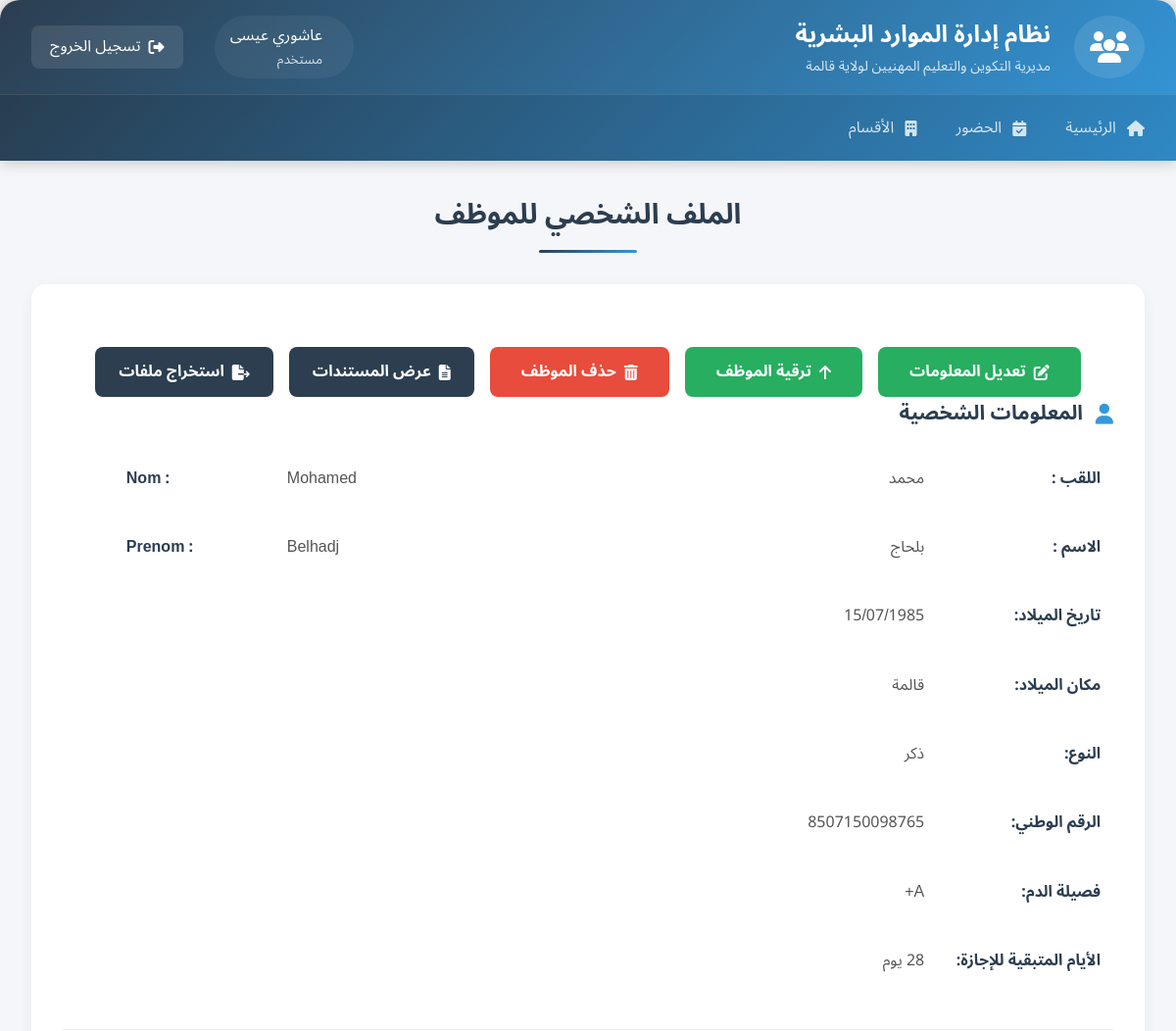
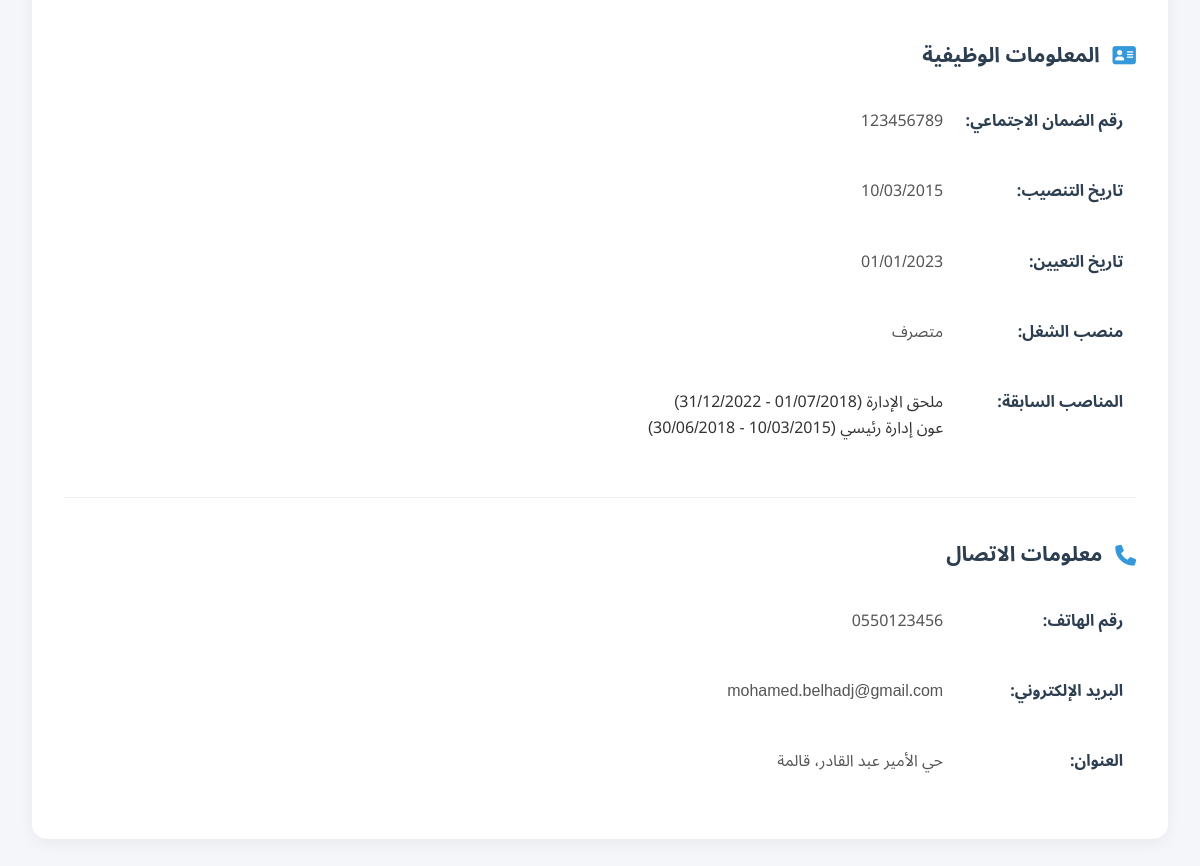
The page /employee.php?id=1 (signed in) on the database its author committed (2 pictures, top to bottom).
### tables this page shows
CREATE TABLE `employees` (
  `employee_id` int(11) NOT NULL,
  `firstname_ar` varchar(100) NOT NULL,
  `lastname_ar` varchar(100) NOT NULL,
  `firstname_en` varchar(100) NOT NULL,
  `lastname_en` varchar(100) NOT NULL,
  `birth_date` date NOT NULL,
  `birth_place` varchar(100) NOT NULL,
  `gender` enum('male','female') NOT NULL COMMENT 'النوع',
  `bloodtype` varchar(20) NOT NULL,
  `national_id` varchar(20) NOT NULL COMMENT 'الرقم الوطني',
  `ssn` int(20) NOT NULL,
  `email` varchar(100) DEFAULT NULL,
  `phone` varchar(20) NOT NULL,
  `address` text DEFAULT NULL COMMENT 'العنوان',
  `position` varchar(50) NOT NULL COMMENT 'المنصب',
  `department_id` int(10) DEFAULT NULL,
  `first_hire_date` date NOT NULL,
  `hire_date` date NOT NULL COMMENT 'تاريخ التعيين',
  `is_active` tinyint(1) DEFAULT 1 COMMENT 'الحالة',
  `vacances_remain_days` int(20) NOT NULL,
  `created_at` timestamp NOT NULL DEFAULT current_timestamp(),
  `updated_at` timestamp NOT NULL DEFAULT current_timestamp() ON UPDATE current_timestamp()
);

CREATE TABLE `employee_previous_positions` (
  `id` int(11) NOT NULL,
  `employee_id` int(11) NOT NULL,
  `position` varchar(100) NOT NULL,
  `department_id` int(11) NOT NULL,
  `start_date` date NOT NULL,
  `end_date` date NOT NULL
);

### employee.php (the view, shortened to what this page needs)
<?php
$pdo = getDBConnection();
$employee_id = isset($_GET['id']) ? intval($_GET['id']) : 0;
try {
    $stmt = $pdo->prepare("SELECT e.*, d.name as department_name
                          FROM employees e
                          LEFT JOIN departments d ON e.department_id = d.department_id
                          WHERE e.employee_id = ?");
    $stmt->execute([$employee_id]);
    $employee = $stmt->fetch(PDO::FETCH_ASSOC);
    $stmt_prev = $pdo->prepare("SELECT p.*, d.name as department_name
                               FROM employee_previous_positions p
                               LEFT JOIN departments d ON p.department_id = d.department_id
                               WHERE p.employee_id = ?
                               ORDER BY p.end_date DESC");
    $stmt_prev->execute([$employee_id]);
    $previous_positions = $stmt_prev->fetchAll(PDO::FETCH_ASSOC);
} catch (PDOException $e) {
    die("خطأ في قاعدة البيانات: " . $e->getMessage());
}
?>
<!DOCTYPE html>
<html lang="ar" dir="rtl">
<head>
    <link rel="stylesheet" href="CSS/employee.css">
    <link rel="stylesheet" href="CSS/icons.css">
</head>
<body>
    <div class="dashboard-container">
        <?php include 'header.php'; ?>
        <main class="dashboard-main">
            <h1 class="dashboard-title">الملف الشخصي للموظف</h1>
            <div class="employee-profile">
                <div class="profile-section">
                    <div class="profile-actions">
                        <a href="edit_employee.php?id=<?= $employee['employee_id'] ?>" class="action-button edit-button">
                            <i class="fas fa-edit"></i> تعديل المعلومات
                        </a>
                        <a href="promote_employee.php?id=<?= $employee['employee_id'] ?>" class="action-button edit-button">
                            <i class="fas fa-arrow-up"></i> ترقية الموظف
                        </a>
                        <a href="delete_employee.php?id=<?= $employee['employee_id'] ?>" class="action-button delete-button" onclick="return confirm('هل أنت متأكد أنك تريد حذف هذا الموظف؟');">
                            <i class="fas fa-trash"></i> حذف الموظف
                        </a>
                        <a href="document.php?id=<?= $employee['employee_id'] ?>" class="action-button documents-button">
                            <i class="fas fa-file-alt"></i> عرض المستندات
                        </a>
                        <a href="extract.php?id=<?= $employee['employee_id'] ?>" class="action-button documents-button">
                            <i class="fas fa-file-export"></i> استخراج ملفات
                        </a>
                    </div>
                    <h2><i class="fas fa-user"></i> المعلومات الشخصية</h2>
                    <div class="en">
                        <div class="info-row">
                            <span class="label">Nom :</span>
                            <span class="value"><?= htmlspecialchars($employee['firstname_en'] ?? '') ?></span>
                        </div>
                        <div class="info-row">
                            <span class="label">Prenom :</span>
                            <span class="value"><?= htmlspecialchars($employee['lastname_en'] ?? '') ?></span>
                        </div>
                    </div>
                    <div class="info-row">
                        <span class="label">اللقب :</span>
                        <span class="value"><?= htmlspecialchars($employee['firstname_ar'] ?? '') ?></span>
                    </div>
                    <div class="info-row">
                        <span class="label">الاسم :</span>
                        <span class="value"><?= htmlspecialchars($employee['lastname_ar'] ?? '') ?></span>
                    </div>
                    <div class="info-row">
                        <span class="label">تاريخ الميلاد:</span>
                        <span class="value"><?= $employee['birth_date'] ? date('d/m/Y', strtotime($employee['birth_date'])) : 'غير محدد' ?></span>
                    </div>
                    <div class="info-row">
                        <span class="label">مكان الميلاد:</span>
                        <span class="value"><?= htmlspecialchars($employee['birth_place'] ?? 'غير محدد') ?></span>
                    </div>
                    <div class="info-row">
                        <span class="label">النوع:</span>
                        <span class="value"><?= $employee['gender'] == 'male' ? 'ذكر' : 'أنثى' ?></span>
                    </div>
                    <div class="info-row">
                        <span class="label">الرقم الوطني:</span>
                        <span class="value"><?= htmlspecialchars($employee['national_id'] ?? '') ?></span>
                    </div>
                    <div class="info-row">
                        <span class="label">فصيلة الدم:</span>
                        <span class="value"><?= htmlspecialchars($employee['bloodtype'] ?? 'غير محدد') ?></span>
                    </div>
                    <div class="info-row">
                        <span class="label">الأيام المتبقية للإجازة:</span>
                        <span class="value"><?= htmlspecialchars($employee['vacances_remain_days'] ?? 0) ?> يوم</span>
                    </div>
                </div>
                <div class="profile-section">
                    <h2><i class="fas fa-address-card"></i> المعلومات الوظيفية</h2>
                    <div class="info-row">
                        <span class="label">رقم الضمان الاجتماعي:</span>
                        <span class="value"><?= htmlspecialchars($employee['ssn'] ?? 'غير محدد') ?></span>
                    </div>
                    <div class="info-row">
                        <span class="label">تاريخ التنصيب:</span>
                        <span class="value"><?= $employee['first_hire_date'] ? date('d/m/Y', strtotime($employee['first_hire_date'])) : 'غير محدد' ?></span>
                    </div>
                    <div class="info-row">
                        <span class="label">تاريخ التعيين:</span>
                        <span class="value"><?= $employee['hire_date'] ? date('d/m/Y', strtotime($employee['hire_date'])) : 'غير محدد' ?></span>
                    </div>
                    <div class="info-row">
                        <span class="label">منصب الشغل:</span>
                        <span class="value"><?= htmlspecialchars($employee['position'] ?? 'غير محدد') ?></span>
                    </div>
                    <?php if (!empty($previous_positions)): ?>
                        <div class="info-row">
                            <span class="label">المناصب السابقة:</span>
                            <div class="previous-positions">
                                <?php foreach ($previous_positions as $position): ?>
                                    <div class="position-entry">
                                        <span><?= htmlspecialchars($position['position']) ?></span>
                                        <span class="position-dates">
                                            (<?= date('d/m/Y', strtotime($position['start_date'])) ?> -
                                            <?= date('d/m/Y', strtotime($position['end_date'])) ?>)
                                        </span>
                                    </div>
                                <?php endforeach; ?>
                            </div>
                        </div>
                    <?php endif; ?>
                </div>
                <div class="profile-section">
                    <h2><i class="fas fa-phone"></i> معلومات الاتصال</h2>
                    <div class="info-row">
                        <span class="label">رقم الهاتف:</span>
                        <span class="value"><?= htmlspecialchars($employee['phone'] ?? 'غير متوفر') ?></span>
                    </div>
                    <div class="info-row">
                        <span class="label">البريد الإلكتروني:</span>
                        <span class="value"><?= htmlspecialchars($employee['email'] ?? 'غير متوفر') ?></span>
                    </div>
                    <div class="info-row">
                        <span class="label">العنوان:</span>
                        <span class="value"><?= htmlspecialchars($employee['address'] ?? 'غير متوفر') ?></span>
                    </div>
                </div>
            </div>
        </main>
    </div>
</body>
</html>

### CSS/employee.css (style rules this page uses)
* { margin: 0; padding: 0; box-sizing: border-box; font-family: 'Tajawal', 'Noto Sans Arabic', sans-serif; }
body { background-color: #f5f5f5; direction: rtl; color: #333; line-height: 1.6; }
.fas { font-family: 'Font Awesome'; -moz-osx-font-smoothing: grayscale; -webkit-font-smoothing: antialiased; display: inline-block; font-style: normal; font-variant: normal; text-rendering: auto; line-height: 1; }
.dashboard-container { background: #f5f6fa; min-height: 100vh; border-radius: 24px; max-width: 1400px; margin: 0 auto; box-shadow: 0 0 20px rgba(0,0,0,0.1); }
.dashboard-main { padding: 2rem; }
.dashboard-title { color: #2c3e50; text-align: center; margin-bottom: 2rem; font-size: 1.8rem; position: relative; padding-bottom: 1rem; }
.dashboard-title::after { content: ""; position: absolute; bottom: 0; right: 50%; transform: translateX(50%); width: 100px; height: 3px; background: linear-gradient(135deg, #2c3e50 0%, #3498db 100%); border-radius: 3px; }
.employee-profile { background: white; border-radius: 15px; padding: 2rem; box-shadow: 0 5px 15px rgba(0,0,0,0.05); margin-bottom: 2rem; }
.profile-section { margin-bottom: 2.5rem; padding-bottom: 1.5rem; border-bottom: 1px solid #eee; }
.profile-section:last-child { margin-bottom: 0; padding-bottom: 0; border-bottom: none; }
.profile-section h2 { color: #2c3e50; margin-bottom: 1.5rem; display: flex; align-items: center; gap: 0.8rem; font-size: 1.3rem; }
.profile-section h2 i { color: #3498db; }
.info-row { display: flex; margin-bottom: 1.2rem; padding: 0.8rem; border-radius: 8px; transition: all 0.2s ease; }
.label { font-weight: 600; color: #2c3e50; min-width: 180px; padding-left: 1rem; }
.value { color: #555; flex-grow: 1; }
.profile-actions { display: flex; gap: 1rem; justify-content: center; margin-top: 2rem; }
.action-button { padding: 0.8rem 2rem; border: none; border-radius: 8px; font-size: 1rem; font-weight: 600; cursor: pointer; transition: all 0.3s ease; display: flex; align-items: center; gap: 0.5rem; text-decoration: none; }
.edit-button { background: #3498db; color: white; }
.delete-button { background: #e74c3c; color: white; }
.profile-actions { display: flex; justify-content: center; margin-top: 2rem; gap: 1rem; }
.documents-button { background: #2c3e50; color: white; padding: 0.8rem 1.5rem; border-radius: 8px; text-decoration: none; display: inline-flex; align-items: center; gap: 0.5rem; font-weight: 600; transition: all 0.3s ease; }
.edit-button { background: #27ae60; }
.delete-button { background: #e74c3c; }
.en { position: absolute; direction: ltr; left: 100px; }

### rows shown on the page
employees: firstname_en "Mohamed", lastname_en "Belhadj", firstname_ar "محمد", lastname_ar "بلحاج", birth_date "15/07/1985", birth_place "قالمة", national "8507150098765", bloodtype "A+", ssn "123456789", first_hire_date "10/03/2015", hire_date "01/01/2023", position "متصرف", phone "0550123456", email "mohamed.belhadj@gmail.com", address "حي الأمير عبد القادر، قالمة"
employee_previous_positions: position "ملحق الإدارة", end_date "31/12/2022"
employee_previous_positions: position "عون إدارة رئيسي", end_date "30/06/2018"

### other values the page prints
$_SESSION['fullname'] "عاشوري عيسى"
$_SESSION['role'] "مستخدم"
